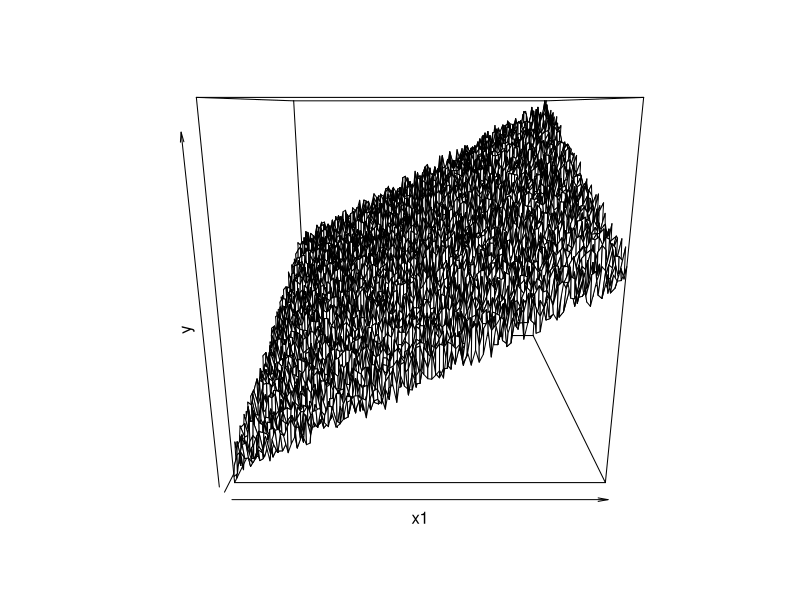
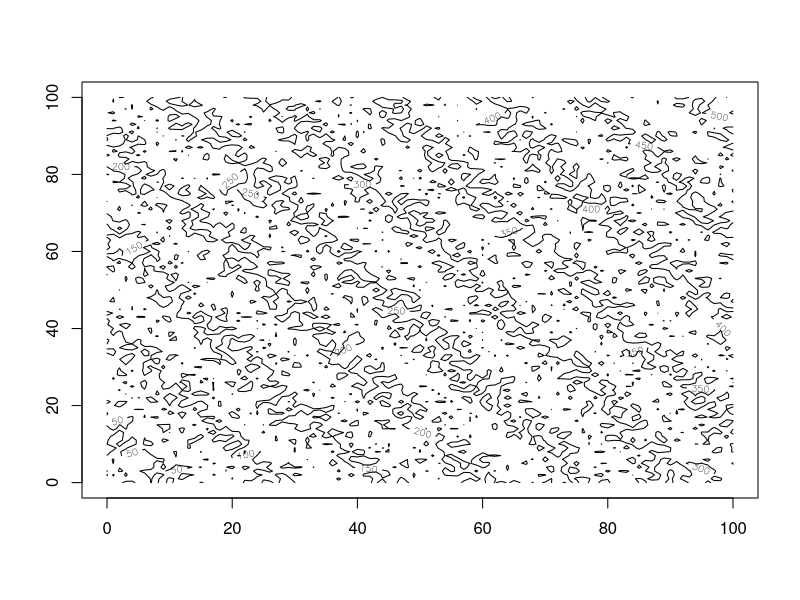
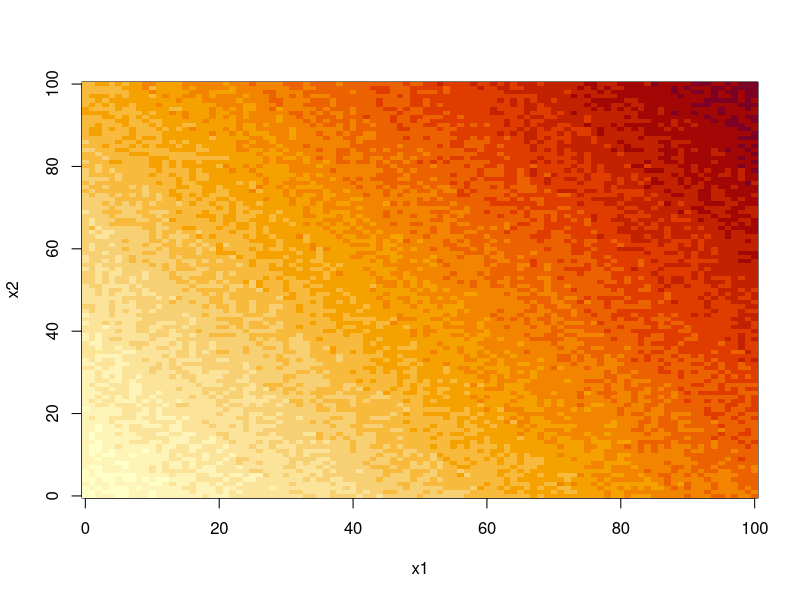
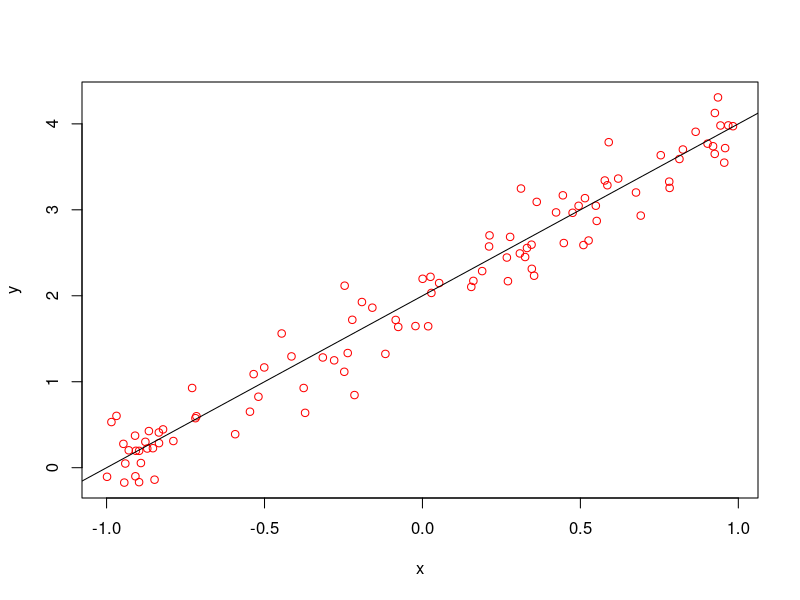
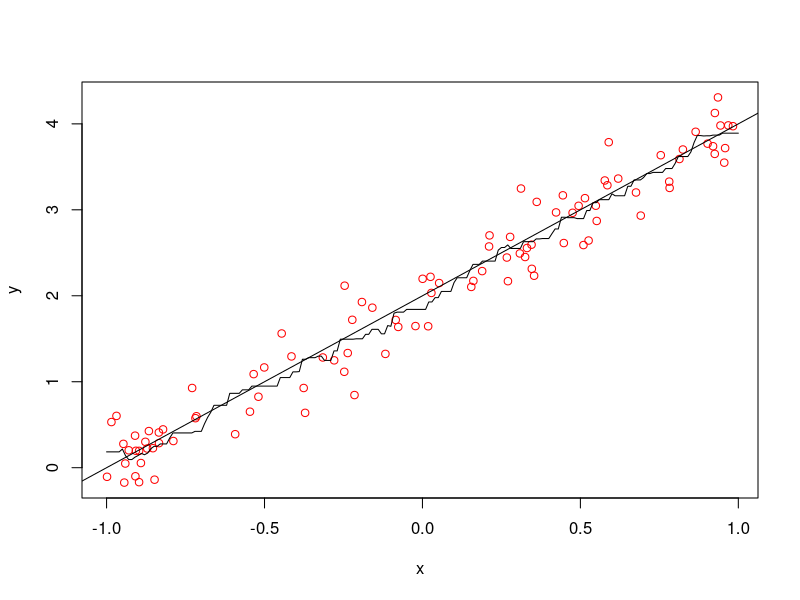
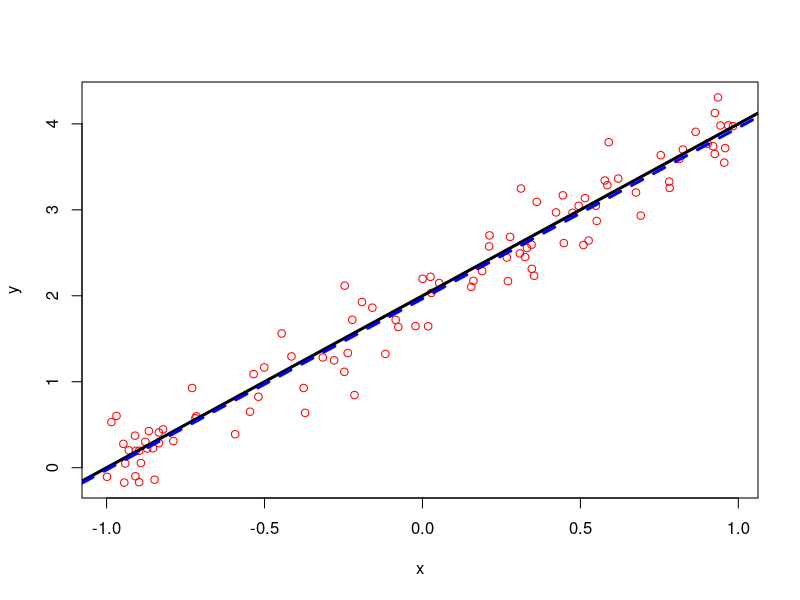
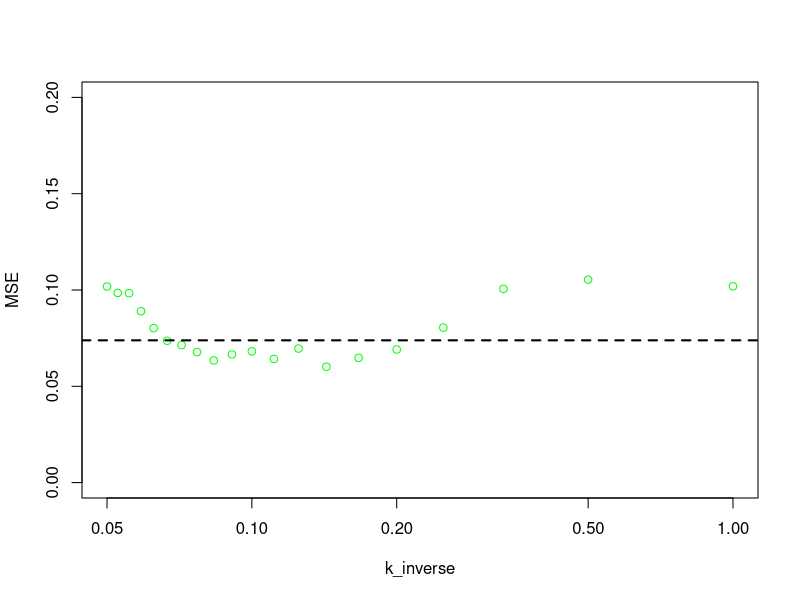
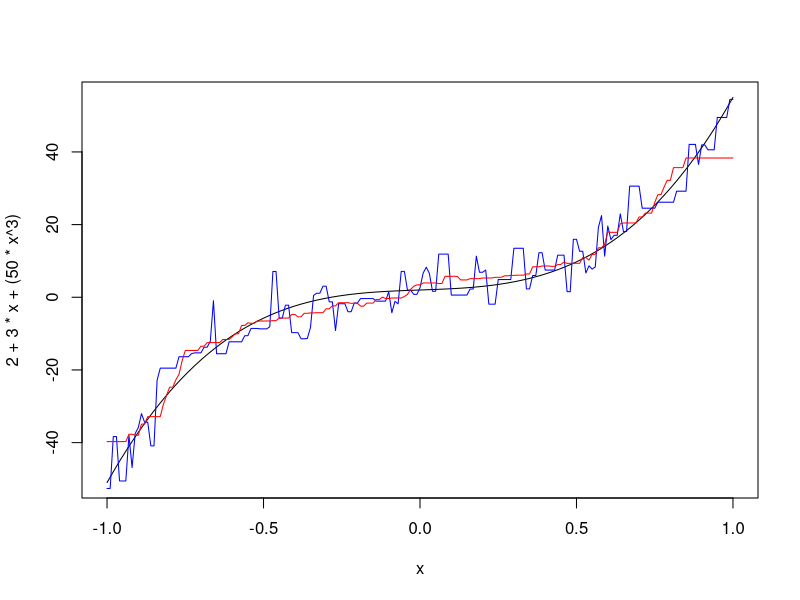

Source code (R) for these figures, in order:
## ---- chunk 1
knitr::opts_chunk$set(echo = TRUE)
## ---- chunk 2
# clear workspace variables
rm(list = ls()); 
# clear window (same as ctrl+L. )
cat("\014")   
# close all plots
graphics.off() 
## ---- chunk 3
x1= seq(0,100,1)
x2= seq(0,100,1)

N= length(x1)
# Creating empty matrix
y= matrix(0, nrow = N, ncol = N)

# generating RSS values for different betas
for (i in 1:N)  {
  for (j in 1:N)
    {
    y[i,j]= 3*x1[i]+2*x2[j]+runif(1,-10,50)
    }
  }

persp(x1,x2,y)
contour(x1,x2,y)
image(x1,x2,y)
## ---- chunk 4
# clear workspace variables
rm(list = ls()); 
# generate random x values
x=runif(100,min=-1,max=1)
x=sort(x)  
# calculate y based on function + random noise 
randnoise=rnorm(100,mean=0,sd=0.3)
y=2+(2*x)+randnoise
  
plot(x,y, col= "red")
abline(2,2)

## ---- chunk 5

# plotting again
plot(x,y, col= "red")
abline(2,2)

# knn
x1= seq(-1,1,0.01)
y1= integer(length(x1))
k=9

# for (j in 1:length(x1)){
#   dummy_x= x
#   dummy_y= y
#   neighbors =integer(k)
#   for (i in 1:k){
#     min_index= which.min(abs(dummy_x-x1[j]))
#     neighbors[i]= dummy_y[min_index]
#     dummy_x= dummy_x[-c(min_index)]
#     dummy_y= dummy_y[-c(min_index)]
#   }
#   y1[j]= mean(neighbors)
# }
for (j in 1:length(x1)) {
  
  indices <- order(abs(x - x1[j]))[1:k]
  y1[j] <- mean(y[indices])
  
}
lines(x1,y1)

## ---- chunk 6
df= data.frame(x,y)
lm.fit=lm(y~x, df)
plot(x,y, col="red")
  
  abline(2,2,lwd=3,col="black")
  abline(lm.fit,lwd=3,col="blue",lty=2)
## ---- chunk 7
MSE_LS= mean(residuals(lm.fit)^2)
## ---- chunk 8

# Creating training and test sets
idxs <- sample(1:nrow(df),as.integer(0.7*nrow(df)))
traindf <- df[idxs,]
testdf <- df[-idxs,]

neighbors= 20

# initializing predictions to 0
testdf$ypred= integer(nrow(testdf))

# initializing more vectors
k_inverse=integer(neighbors)
MSE= integer(neighbors)

for (k in 1:neighbors){
for (i in 1:nrow(testdf)){
  dummy_x= traindf$x
  dummy_y= traindf$y
  
  neighbors =integer(k) #Initializing neighbors vector with 0s
  
  for (j in 1:k){
    min_index= which.min(abs(dummy_x-testdf$x[i]))
    neighbors[j]= dummy_y[min_index]
    dummy_x= dummy_x[-c(min_index)]
    dummy_y= dummy_y[-c(min_index)]
  }
  testdf$ypred[i]= mean(neighbors)
  }
k_inverse[k]= 1/k
MSE[k]= mean((testdf$ypred-testdf$y)^2)
}


plot(k_inverse, MSE, log="x", ylim= c(0,0.2), col= "green")
abline(MSE_LS,0, lwd=2, lty= 2)
## ---- chunk 9
# clear workspace variables
rm(list = ls()); 

# generate random x values
x=runif(100,min=-1,max=1)
x=sort(x)  

# Calculate real y values
yreal=2+3*x+(50*x^3)

# calculate y based on function + random noise 
randnoise=rnorm(100,mean=0,sd=5)
y=2+3*x+(50*x^3)+randnoise


# knn with k =1 --------------------
x1= seq(-1,1,0.01)
y1= integer(length(x1))
k=1
k2=9

for (j in 1:length(x1)){
  dummy_x= x
  dummy_y= y
  neighbors =integer(k)
  for (i in 1:k){
    min_index= which.min(abs(dummy_x-x1[j]))
    neighbors[i]= dummy_y[min_index]
    dummy_x= dummy_x[-c(min_index)]
    dummy_y= dummy_y[-c(min_index)]
  }
  y1[j]= mean(neighbors)
  
}

# knn with k =9 --------------------
y2= integer(length(x1))
for (j in 1:length(x1)){
  dummy_x= x
  dummy_y= y
  neighbors =integer(k2)
  for (i in 1:k2){
    min_index= which.min(abs(dummy_x-x1[j]))
    neighbors[i]= dummy_y[min_index]
    dummy_x= dummy_x[-c(min_index)]
    dummy_y= dummy_y[-c(min_index)]
  }
  y2[j]= mean(neighbors)
  
}


# PLOTS 
# plotting the smooth fit
curve(2+3*x+(50*x^3), from=-1, to=1)

# adding lines for KNN = 1
lines(x1,y1,col="blue")
par(new=T)   # equivalent to hold on

#adding lines for KNN= 0
lines(x1,y2, col="red")

## ---- chunk 10

lm.fit=lm(y~x)
MSE_LS2= mean(residuals(lm.fit)^2)


df= data.frame(x,y)
# Creating training and test sets
idxs <- sample(1:nrow(df),as.integer(0.7*nrow(df)))
traindf <- df[idxs,]
testdf <- df[-idxs,]

neighbors= 9

# initializing predictions to 0
testdf$ypred= integer(nrow(testdf))

# initializing more vectors
k_inverse=integer(neighbors)
MSE= integer(neighbors)

for (k in 1:neighbors){
  for (i in 1:nrow(testdf)){
    dummy_x= traindf$x
    dummy_y= traindf$y
    
    neighbors =integer(k) #Initializing neighbors vector with 0s
    
    for (j in 1:k){
      min_index= which.min(abs(dummy_x-testdf$x[i]))
      neighbors[j]= dummy_y[min_index]
      dummy_x= dummy_x[-c(min_index)]
      dummy_y= dummy_y[-c(min_index)]
    }
    testdf$ypred[i]= mean(neighbors)
  }
  k_inverse[k]= 1/k
  MSE[k]= mean((testdf$ypred-testdf$y)^2)
}


plot(k_inverse, MSE, log="x", ylim= c(0,90), col= "green")
abline(MSE_LS2,0, lwd=2, lty= 2)
